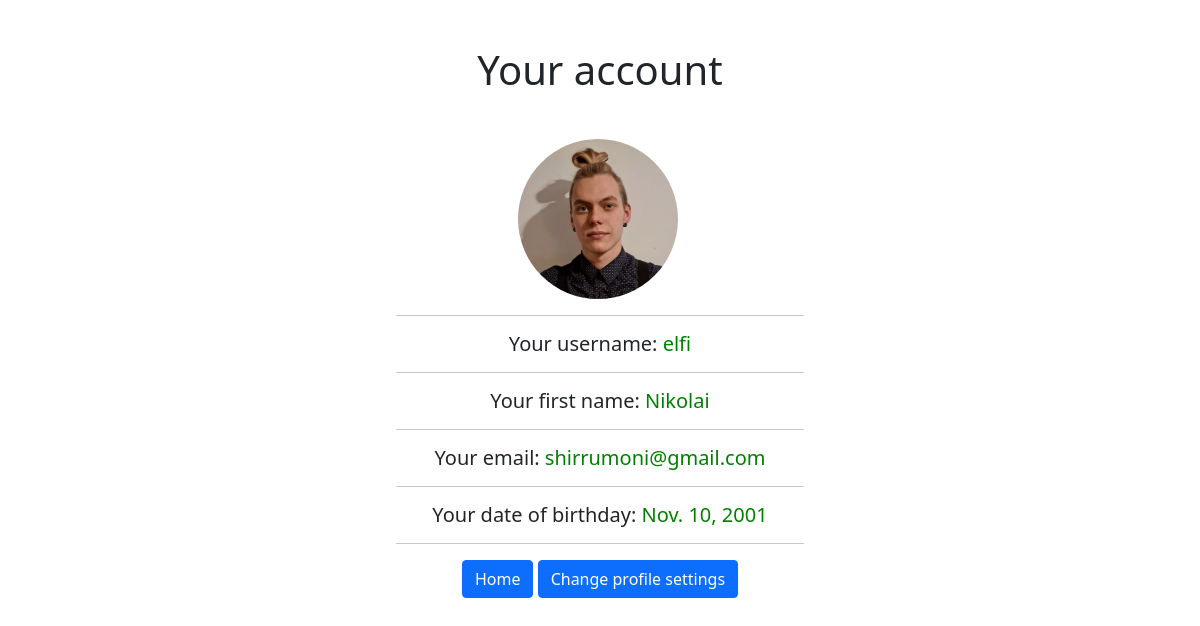
/accounts/profile/ (signed in), run on the app's committed database.
### accounts/models.py (models this page shows, shortened)
class Profile(models.Model):
    user = models.OneToOneField(settings.AUTH_USER_MODEL, on_delete=models.CASCADE)
    date_of_birth = models.DateField(blank=True, null=True)
    photo = models.ImageField(upload_to='users/%Y/%m/%d', blank=True)

### accounts/views.py (the view)
# urls.py: path('profile/', profile, name="profile"),
@login_required
def profile(request):
    model = Profile.objects.filter(user=request.user)
    modelUser = User.objects.filter(username=request.user)
    return render(request, 'accounts/profile.html', {'model':model, 'modelU':modelUser})

### accounts/templates/accounts/profile.html (shortened to what this page needs)
{% extends "base.html" %}
{% load crispy_forms_tags %}
{% block text-account %}<h1 class="text-center launch">Your account</h1>{% endblock %}
{% block main %}
    {% for profile in model %}
        <div class="container justify-content-center" style="text-align: center">
            {% if profile.photo %}
            <p class="image"><img src="{{ profile.photo.url }}"></p>
            {% else %}
            <div class="image"></div>
            {% endif %}
                <hr>
            <div class="data"><h5>Your username: <span>{{ profile.user }}</span></h5></div>
                <hr>
            {% for user in modelU %}
            <div class="data"><h5>Your first name: <span>{{ user.first_name }}</span></h5></div>
                <hr>
            <div class="data"><h5>Your email: <span>{{ user.email }}</span></h5></div>
                <hr>
            {% endfor %}
            <div class="data"><h5>Your date of birthday: <span>{{ profile.date_of_birth }}</span></h5></div>
                <hr>
            <a class="btn btn-primary" href="{% url 'startPage' %}">Home</a>
            <a class="btn btn-primary" href="{% url 'edit' %}">Change profile settings</a>
        </div>
    {% endfor %}
{% endblock %}

### accounts/templates/accounts/profile.html (style rules this page uses)
.image { width: 10em; height: 10em; margin-left: 30%; }
.image img { width: 100%; height: 100%; object-fit: cover; border-radius: 50%; object-position: 0 0; }
.data span { color: green }

### accounts/templates/base.html (style rules this page uses)
.launch { margin-top: 10%; margin-bottom: 10%; }

### data on the page
Profile: photo (picture), user "elfi", date_of_birth "Nov. 10, 2001"

### other printed values
{{ user.first_name }} "Nikolai"
{{ user.email }} "shirrumoni@gmail.com"
